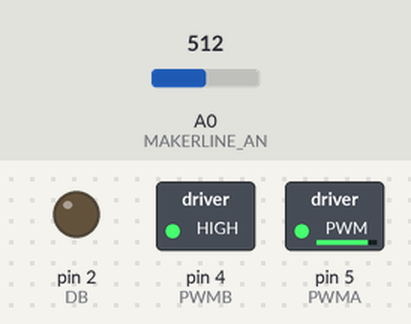
A sketch run on a simulated Arduino Uno, built with avr-gcc and run on an emulated ATmega328P. On the bench: switched loads named in the sketch (green lamp = pin HIGH), output pins drawn as LEDs (lit = HIGH). The inputs (shaded band) are chosen by the test bench; at power-on: A0 (MAKERLINE_AN) = 512. Pins used as bus, display or sensor lines are not drawn; what the sketch prints to the serial monitor is not drawn.

Above: at 3.2 s.
3.3 s: A0 (MAKERLINE_AN) set to 716
At 3.7 s:
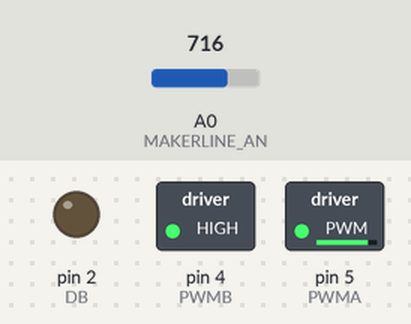
4.8 s: A0 (MAKERLINE_AN) set to 500
At 6.0 s:
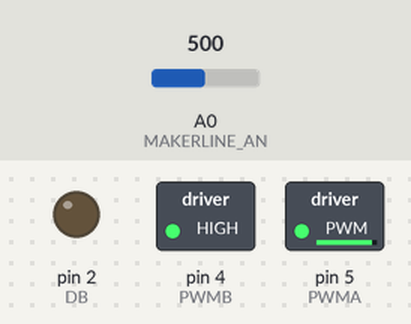
6.3 s: A0 (MAKERLINE_AN) set to 486
At 7.3 s:
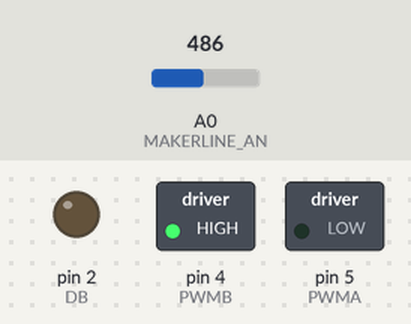
7.8 s: A0 (MAKERLINE_AN) set to 306
At 8.4 s:
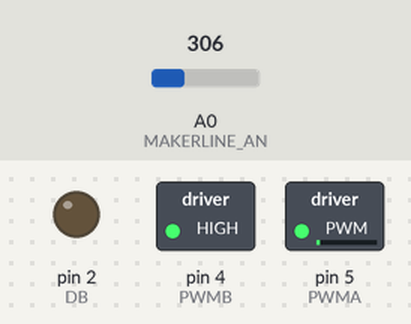
9.3 s: A0 (MAKERLINE_AN) set to 122
At 10.4 s:
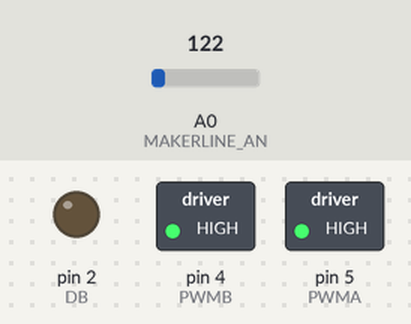
10.8 s: A0 (MAKERLINE_AN) set to 900
At 11.6 s:
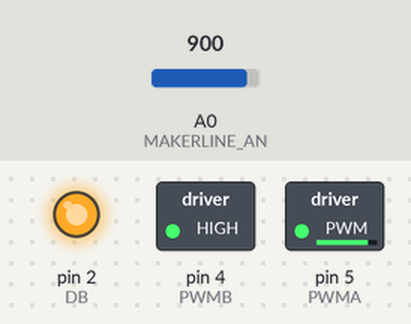
Timing chart, 0 to 13.3 s (numbered marks = the images above; inputs shaded):
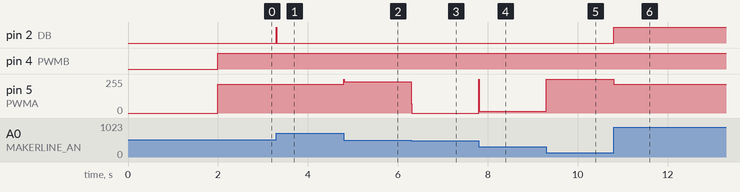

Measured:
- the behaviour switches between 487 and 486 on A0 (MAKERLINE_AN) (found by bisection; images 2 and 3)
- after the input at 3.3 s, pin 2 (DB): LOW → HIGH at once, → LOW 0.01 s later
- after the input at 4.8 s, pin 5 (PWMA): 217/255 → 235/255 at once
- after the input at 6.3 s, pin 5 (PWMA): 235/255 → 0/255 at once
- after the input at 7.8 s, pin 5 (PWMA): 0/255 → 14/255 at once
- after the input at 9.3 s, pin 5 (PWMA): 14/255 → 255/255 at once
- after the input at 10.8 s, pin 2 (DB): LOW → HIGH at once; pin 5 (PWMA): 255/255 → 217/255 at once

The sketch:

Line_Tracer_Wifi_2_newcodemotordriver.ino
```cpp
#define MAKERLINE_AN  A0

#define MAX_SPEED 550

int PWMA = 5; //motor kiri
int PWMB = 4; //motor kanan
int DA = 0; //motor kiri
int DB = 2; //motor kanan

int motorB ; // motor kanan
int motorA ; // motor kiri


int adcMakerLine = 0;
int adcSetPoint = 0;
int proportional = 0.11;
int lastProportional = 0;
int derivative = 8;
int powerDifference = 0;
int motorLeft = 0;
int motorRight = 0;
unsigned long currentMillis = 0;
unsigned long previousMillis = 0;
const int interval = 10;

void setup()
{
  pinMode(MAKERLINE_AN, INPUT);
  // analogReadResolution(10);

  pinMode(PWMA, OUTPUT);
  pinMode(PWMB, OUTPUT);
  pinMode(DA, OUTPUT);
  pinMode(DB, OUTPUT);

  analogWrite(PWMA, 0);
  digitalWrite(DA, 0);
  analogWrite(PWMB, 0);
  digitalWrite(DB, 0);

  Serial.begin(115200);
  Serial.println("NodeMCU PD Line Following Robot with Maker Line");

  // Place robot at the center of line
  adcSetPoint = analogRead(MAKERLINE_AN);
  delay(2000);
}

void loop()
{
  currentMillis = millis();
  if (currentMillis - previousMillis > interval) {
    previousMillis = currentMillis;

    adcMakerLine = analogRead(MAKERLINE_AN);

  /*  if (adcMakerLine < 51) { // Out of line
      robotMove(0, 0);
    }
    else */ if (adcMakerLine > 972) { // Detects cross line
      robotMove(MAX_SPEED - 25, MAX_SPEED - 25);
    }
    else {
      proportional = adcMakerLine - adcSetPoint;
      derivative = proportional - lastProportional;
      lastProportional = proportional;

      powerDifference = (proportional * 1.5) + (derivative * 5);

      if (powerDifference > MAX_SPEED) {
        powerDifference = MAX_SPEED;
      }
      if (powerDifference < -MAX_SPEED) {
        powerDifference = -MAX_SPEED;
      }

      if (powerDifference < 0) {
        motorLeft = MAX_SPEED + powerDifference;
        motorRight = MAX_SPEED;
      }
      else {
        motorLeft = MAX_SPEED;
        motorRight = MAX_SPEED - powerDifference;
      }

      robotMove(motorLeft, motorRight);

      Serial.print("ADC:\t");
      Serial.print(adcMakerLine);
      Serial.print("\tMotor Left:\t");
      Serial.print(motorLeft);
      Serial.print("\tMotor Right:\t");
      Serial.println(motorRight);
      Serial.print("\tPD:\t");
      Serial.println(powerDifference);
            Serial.print("\tST:\t");
      Serial.println(adcSetPoint);
    }
  }
}

void robotMove(int speedLeft, int speedRight)
{
  speedLeft = constrain(speedLeft, -1023, 1023);
  speedRight = constrain(speedRight, -1023, 1023);

  if (speedLeft > 0) {
    int speedL = map(speedLeft, 0, 1023, 1023, 0);
    digitalWrite(DA, LOW); //FORWARD
    analogWrite(PWMA, speedL);
  }
  else {
    int speedL = map(speedLeft, -1023, 0, 0, 1023);
    digitalWrite(DA, HIGH); //REVERSE
    analogWrite(PWMA, speedL);
  }

  if (speedRight > 0) {
    int speedR = map(speedRight, 0, 1023, 1023, 0);
    digitalWrite(DB, LOW); //FORWARD
    analogWrite(PWMB, speedR);
  }
  else {
    int speedR = map(speedRight, -1023, 0, 0, 1023);
    digitalWrite(DB, HIGH); // REVERSE
    analogWrite(PWMB, speedR);
  }
  // analogWrite(PWMA, abs(speedLeft));
  //analogWrite(PWMB, abs(speedRight));
}
```
